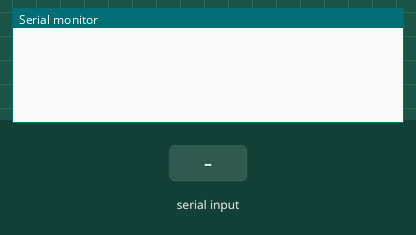
Simulated run of this sketch. Board: Arduino Uno, built with avr-gcc and run on an emulated ATmega328P. Parts: the last lines printed to the serial monitor. The inputs (shaded band) are chosen by the test bench.

Above: at 1.2 s.
1.3 s: "1" received over Serial
At 2.3 s:
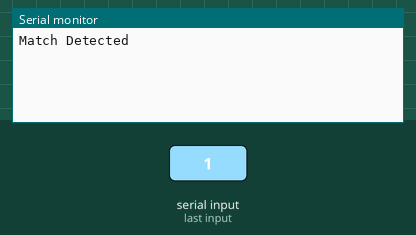
2.8 s: "2" received over Serial
At 3.4 s:
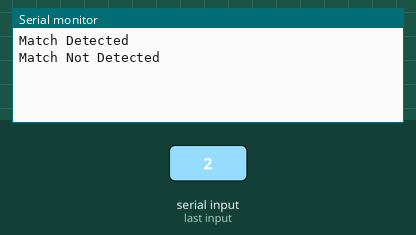
4.3 s: "3" received over Serial
At 5.7 s:
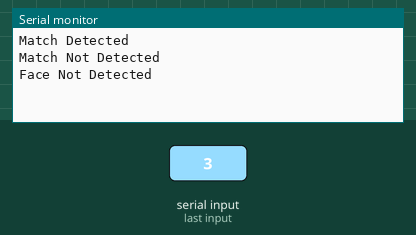

The sketch:

Test_OpenCv_Data.ino
```cpp
void setup() {
  // Initialize the serial communication
  Serial.begin(9600);
  // pinMode(2, OUTPUT);

}

void loop() {
  if (Serial.available() > 0) {
    // Read the incoming command
    char command = Serial.read();

    // Turn on/off the LEDs based on the command
    if (command == '1') {
      Serial.println("Match Detected");
      // digitalWrite(2, HIGH);
    }else if (command == '2') {
      Serial.println("Match Not Detected");
    }else if(command == '3') {
      Serial.println("Face Not Detected");
    }
  }
  // digitalWrite(2, LOW);
  // delay(1000);
}
```

Measured:
- after the input at 1.3 s, the serial monitor: prints a new line at once (image 1)
- after the input at 2.8 s, the serial monitor: prints a new line at once (image 2)
- after the input at 4.3 s, the serial monitor: prints a new line at once (image 3)
